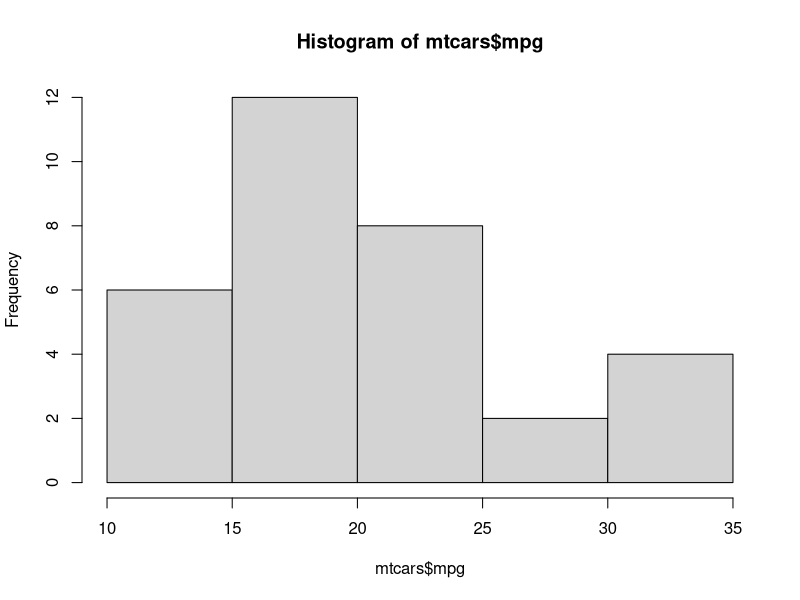
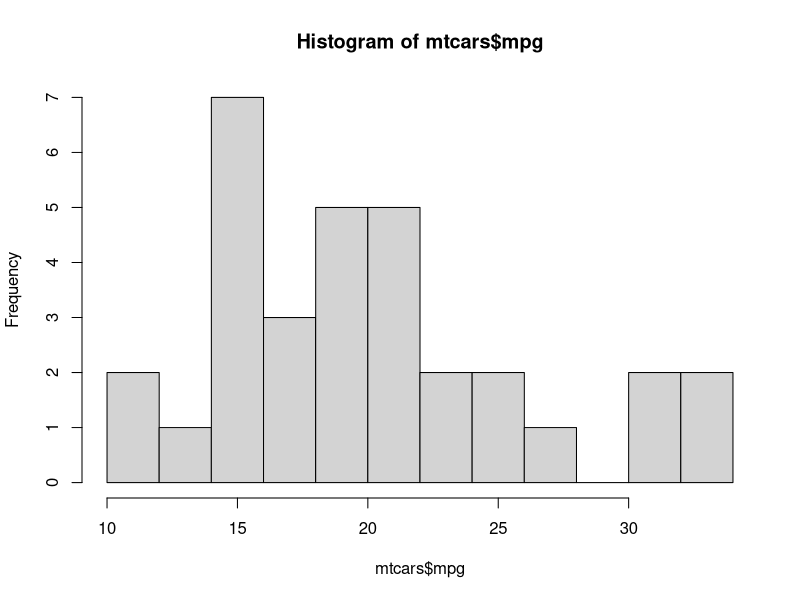

Recreate these plots in R, in order. (Note: this script raises an error after producing the figures.)
hist(mtcars$mpg)

# bin
hist(mtcars$mpg, breaks = 10)

qplot(mtcars$mpg)

library(ggplot2)
qplot(mpg, data = mtcars, binwidth = 4)
ggplot(mtcars, aes(x = mpg)) + geom_histogram(binwidth = 4)
